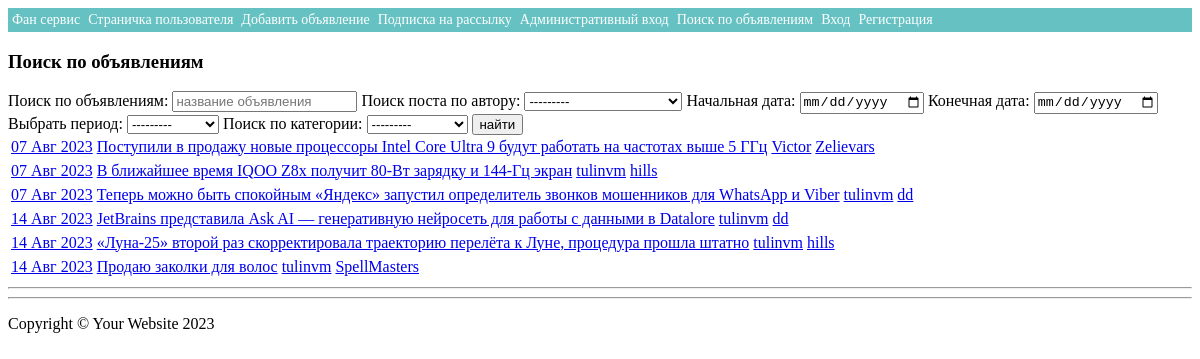
/search/, run on an earlier commit of the app's database.
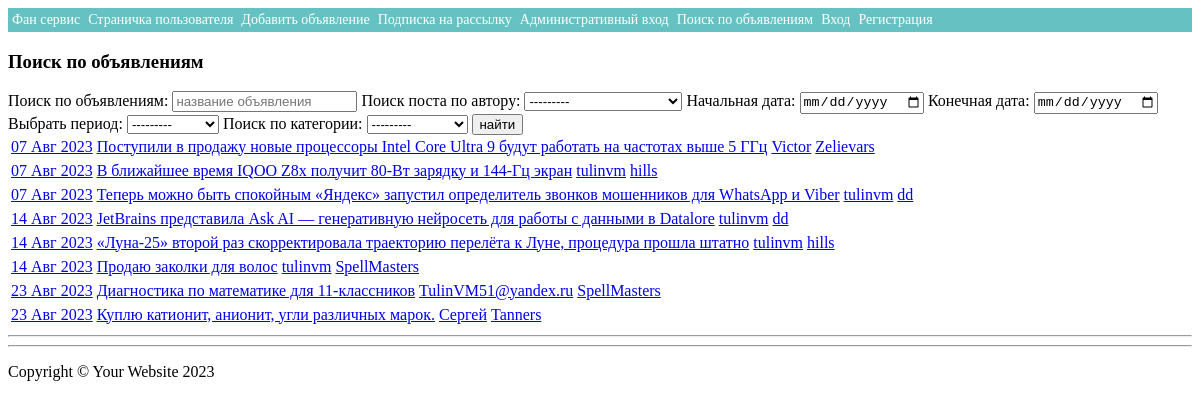
And on a later commit of the database.
### bulletin/models.py (models this page shows, shortened)
class Declaration(models.Model):
    user = models.ForeignKey(AUTH_USER_MODEL, verbose_name='Пользователь', on_delete=models.CASCADE)
    title = models.CharField('Заголовок', max_length=100)
    text = models.TextField('Описание')
    category = models.ForeignKey(Category, verbose_name='категория', on_delete=models.CASCADE)
    date_create = models.DateTimeField(auto_now_add=True, verbose_name='Дата публикации')
    response = models.ManyToManyField(AUTH_USER_MODEL, related_name='post_response', )
    accepted_response = models.ManyToManyField(AUTH_USER_MODEL, related_name='post_accepted_response', )
    file = models.FileField('Файл', upload_to="bulletin_file/", blank=True, null=True)
    image = models.ImageField('Изображение', upload_to="image/", blank=True, null=True)
    class Meta:
        verbose_name = "Объявление"
        verbose_name_plural = "Объявления"

class Category(models.Model):
    tanks = 'tanks'
    hills = 'hills'
    dd = 'dd'
    Merchants = 'Merchants'
    Guildmasters = 'Guildmasters'
    Questgivers = 'Questgivers'
    Blacksmiths = 'Blacksmiths'
    Tanners = 'Tanners'
    Zelievars = 'Zelievars'
    SpellMasters = 'SpellMasters'
    Categories = [(tanks, 'Танки'),
                  (hills, 'Хилы'),
                  (dd, 'ДД'),
                  (Merchants, 'Торговцы'),
                  (Guildmasters, 'Гилдмастеры'),
                  (Questgivers, 'Квестгиверы'),
                  (Blacksmiths, 'Кузнецы'),
                  (Tanners, 'Кожевники'),
                  (Zelievars, 'Зельевары'),
                  (SpellMasters, 'Мастера заклинаний')]
    name = models.CharField("Категория", max_length=25, choices=Categories, default=tanks, unique=True)
    def __str__(self):
        return self.name
    class Meta:
        verbose_name = "Категория"
        verbose_name_plural = "Категории"

### users/models.py (models this page shows)
class CustomUser(AbstractUser):
    avatar = models.ImageField(upload_to='accounts/image/%Y/%m/%d',blank=True,verbose_name='Аватар')

### bulletin/views.py (the view)
# urls.py: path('search/', DeclarationSearch.as_view(), name='search'),
class DeclarationSearch(ListView):
    model = Declaration
    template_name = 'search.html'
    context_object_name = 'search'
    def get_context_data(self, **kwargs):
        context = super().get_context_data(**kwargs)
        context['filter'] = DaclarationFilter(self.request.GET, queryset=self.get_queryset())
        return context

### templates/search.html (shortened to what this page needs)
{% extends 'base.html' %}
{% block title2 %}
            <h3>Поиск по объявлениям</h3>
{% endblock title2 %}
{% block content %}
<form method="GET">
    {{ filter.form }}
    <input class="btn btn-primary float-right" type="submit" value="найти">
</form>
{% for Dec in filter.qs %}
<a href="{% url 'declaration' Dec.id %}">
<table>
    <tr>
        <td>
            {{ Dec.date_create|date:'d M Y' }}
        </td>
        <td>
            {{ Dec.title|truncatechars:150 }}
        </td>
        <td>
            {{ Dec.user|truncatechars:150 }}
        </td>
        <td>
            {{ Dec.category }}
        </td>
    </tr>
</table>
    </a>
{% endfor %}
{% endblock content %}

### templates/base.html (shortened to what this page needs)
{% load static %}
<!DOCTYPE html>
<html lang="en">
<head>
  <link href="{% static 'css/main.css' %}" rel="stylesheet">
 </head>
<body>
      <div class="topnav2">
          <a href="/">Фан сервис</a>
          <a href="{% url 'mypage' %} ">Страничка пользователя</a>
          <a href="{% url 'create' %}">Добавить объявление</a>
          <a href="{% url 'contact' %}">Подписка на рассылку</a>
          <a href="/admin">Административный вход</a>
          <a href="{% url 'search' %}">Поиск по объявлениям</a>
              {% if user.is_authenticated %}
          <a> {{user.username}} </a>
          <a href="{% url 'account_logout' %}">Выход</a>
            {% else %}
          <a href="{% url 'account_login' %}">Вход</a>
          <a href="{% url 'account_signup' %}">Регистрация</a>
            {% endif %}
              </div>
  <header>
    <div class="container">
      <div class="row">
        <div class="col-lg-8 col-md-10 mx-auto">
          <div class="site-heading">
            {% block title2 %}
            {% endblock title2 %}
          </div>
        </div>
      </div>
    </div>
  </header>
  <div class="container">
    <div class="row">
      <div class="col-lg-8 col-md-10 mx-auto">
        <div class="post-preview">
          {% block content %}
          {% endblock content %}
        </div>
      </div>
    </div>
  </div>
  <hr>
  <footer>
      <hr>
    <div class="container">
          <p class="copyright text-muted">Copyright &copy; Your Website 2023</p>
    </div>
  </footer>
</body>
</html>

### static/css/main.css (style rules this page uses)
.topnav2 { background-color: #0999; overflow: hidden; }
.topnav2 a { float: left; color: #ffff; text-align: center; padding: 4px 4px; text-decoration: none; font-size: 14px; }

What changed in the data, as far as the page shows it:
added Declaration: date_create "23 Авг 2023", title "Диагностика по математике для 11-классников", user "TulinVM51@yandex.ru", category "SpellMasters"
added Declaration: date_create "23 Авг 2023", title "Куплю катионит, анионит, угли различных марок.", user "Сергей", category "Tanners"
